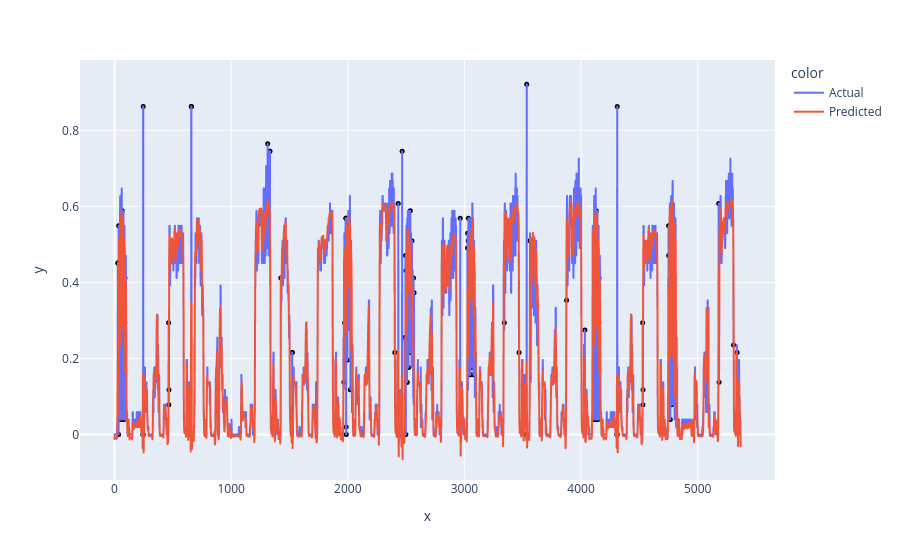

Notebook cell for this chart:
### Code cell
display_prediction(df10_trainX, predicted_load_train, 4, mean, std, 2)

### Figure 1 — Plotly figure (JSON) as saved in the notebook; plotly's stock layout.template omitted (floating-point values rounded to 4 significant figures; data arrays with more than 128 entries replaced by an {"elided": "..."} marker saying what was removed)
{"data": [{"hovertemplate": "color=Actual<br>x=%{x}<br>y=%{y}<extra></extra>", "legendgroup": "Actual", "line": {"color": "#636efa", "dash": "solid"}, "marker": {"symbol": "circle"}, "mode": "lines", "name": "Actual", "showlegend": true, "type": "scattergl", "x": {"elided": "5369 int values"}, "xaxis": "x", "y": {"elided": "5369 float values"}, "yaxis": "y"}, {"hovertemplate": "color=Predicted<br>x=%{x}<br>y=%{y}<extra></extra>", "legendgroup": "Predicted", "line": {"color": "#EF553B", "dash": "solid"}, "marker": {"symbol": "circle"}, "mode": "lines", "name": "Predicted", "showlegend": true, "type": "scattergl", "x": {"elided": "5369 int values"}, "xaxis": "x", "y": {"elided": "5369 float values"}, "yaxis": "y"}, {"hovertemplate": "x=%{x}<br>y=%{y}<extra></extra>", "legendgroup": "", "marker": {"color": "black", "size": 5, "symbol": "circle"}, "mode": "markers", "name": "", "orientation": "v", "showlegend": false, "type": "scatter", "x": [29, 30, 35, 36, 44, 56, 58, 66, 68, 69, 80, 88, 90, 244, 245, 246, 464, 466, 467, 656, 657, 658, 659, 661, 662, 1313, 1329, 1333, 1426, 1523, 1524, 1967, 1973, 1978, 1979, 1984, 1985, 1986, 1987, 1988, 1997, 2022, 2403, 2433, 2464, 2466, 2489, 2495, 2498, 2499, 2507, 2508, 2514, 2521, 2534, 2535, 2536, 2540, 2550, 2564, 2568, 2964, 3026, 3028, 3033, 3034, 3044, 3050, 3051, 3065, 3066, 3078, 3342, 3468, 3532, 3533, 3534, 3562, 3876, 4033, 4108, 4120, 4122, 4130, 4132, 4133, 4144, 4152, 4154, 4308, 4309, 4310, 4528, 4530, 4531, 4750, 4751, 4763, 4765, 4775, 4777, 5180, 5183, 5307, 5338], "xaxis": "x", "y": [0.451, 0.451, 0, 0.549, 0.03922, 0.03922, 0.2941, 0.5882, 0.03922, 0.1176, 0.03922, 0.2941, 0.4118, 0, 0, 0.8627, 0.2941, 0.07843, 0.1176, 0, 0, 0.8627, 0.8627, 0, 0, 0.7647, 0.7451, 0.7451, 0.4118, 0.2157, 0.2157, 0.1373, 0.2941, 0.1961, 0.1961, 0.5686, 0.5686, 0.01961, 0, 0.5686, 0.1961, 0.1176, 0.2157, 0.6078, 0, 0.7451, 0.2549, 0.4706, 0, 0.4314, 0.1373, 0.1373, 0.2941, 0.1765, 0.2157, 0.2157, 0.5882, 0.2941, 0.5098, 0.4118, 0.3725, 0.5686, 0.4902, 0.5294, 0.5098, 0.5686, 0.3137, 0.1569, 0.1569, 0.1765, 0.2549, 0.1569, 0.2941, 0.2157, 0, 0, 0.9216, 0.5098, 0.3529, 0.2745, 0.03922, 0.03922, 0.2941, 0.5882, 0.03922, 0.1176, 0.03922, 0.2941, 0.4118, 0, 0, 0.8627, 0.2941, 0.07843, 0.1176, 0.549, 0.4706, 0.549, 0.03922, 0.549, 0.07843, 0.6078, 0.1373, 0.2353, 0.2157], "yaxis": "y"}], "layout": {"legend": {"title": {"text": "color"}, "tracegroupgap": 0}, "margin": {"t": 60}, "xaxis": {"anchor": "y", "domain": [0, 1], "title": {"text": "x"}}, "yaxis": {"anchor": "x", "domain": [0, 1], "title": {"text": "y"}}}}
